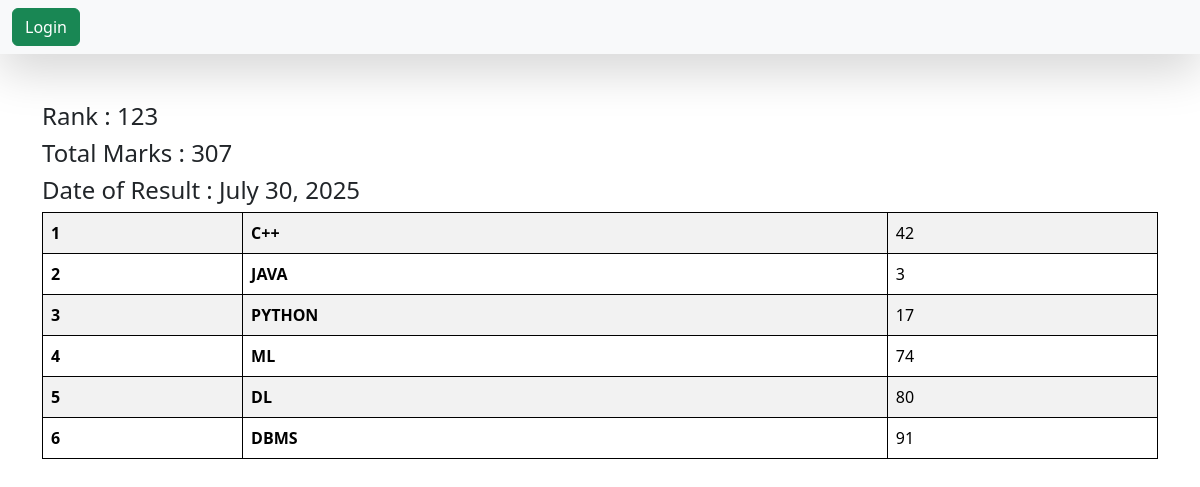
The app's page /see_marks/STU-0600/ with its own data.
### vege/models.py (models this page shows, shortened)
class ReportCard(models.Model):
    student = models.ForeignKey(Student, related_name="studentreportcard", on_delete=models.CASCADE)
    student_rank = models.IntegerField(default=0)
    date_of_report_card_generation = models.DateField(auto_now_add=True)
    class Meta:
        unique_together = ('student_rank', 'date_of_report_card_generation')

class SubjectMarks(models.Model):
    student = models.ForeignKey(Student, related_name= "studentmarks", on_delete=models.CASCADE)
    subject = models.ForeignKey(Subject, on_delete=models.CASCADE)
    marks = models.IntegerField(default=0)
    class Meta:
        unique_together = ('student', 'subject' )

class Subject(models.Model):
    subject_name = models.CharField(max_length=100)

### vege/views.py (the view)
# urls.py: path('see_marks/<student_id>/', see_marks, name='see_marks'),
def see_marks(request, student_id):
    queryset = SubjectMarks.objects.filter(student__student_id__student_id=student_id)
    total_marks = queryset.aggregate(total_marks = Sum('marks'))
    current_rank = ReportCard.objects.filter(student__student_id__student_id=student_id).first().student_rank
    date_of_result = ReportCard.objects.filter(student__student_id__student_id=student_id).first().date_of_report_card_generation
    return render(request, 'report/marks.html', {'queryset': queryset, 'total_marks': total_marks, 'current_rank': current_rank, 'date_of_result': date_of_result})

### vege/templates/report/marks.html
{% extends "base.html" %}
{% block start %}
<div class = "container mt-5">
    <h4>Rank : {{current_rank}}</h4>
    <h4>Total Marks : {{total_marks.total_marks}}</h4>
    <h4>Date of Result : {{date_of_result}}</h4>
        <table class="table table-striped">
  <tbody>
    {% for marks in queryset %}
    <tr>
      <th scope="row">{{forloop.counter}}</th>
      <td><b>{{marks.subject.subject_name}}</b></td>
      <td>{{marks.marks}}</td>
    </tr>
    {% endfor %}
  </tbody>
</table>
</div>
{% endblock %}

### home/templates/base.html (style rules this page uses)
table, th, td { border: 1px solid black; }

### records on screen
ReportCard: date_of_report_card_generation "July 30, 2025"
SubjectMarks: subject.subject_name "C++", marks "42"
SubjectMarks: subject.subject_name "JAVA", marks "3"
SubjectMarks: subject.subject_name "PYTHON", marks "17"
SubjectMarks: subject.subject_name "ML", marks "74"
SubjectMarks: subject.subject_name "DL", marks "80"
SubjectMarks: subject.subject_name "DBMS", marks "91"

### other values on screen
{{ current_rank }} "123"
{{ total_marks.total_marks }} "307"
